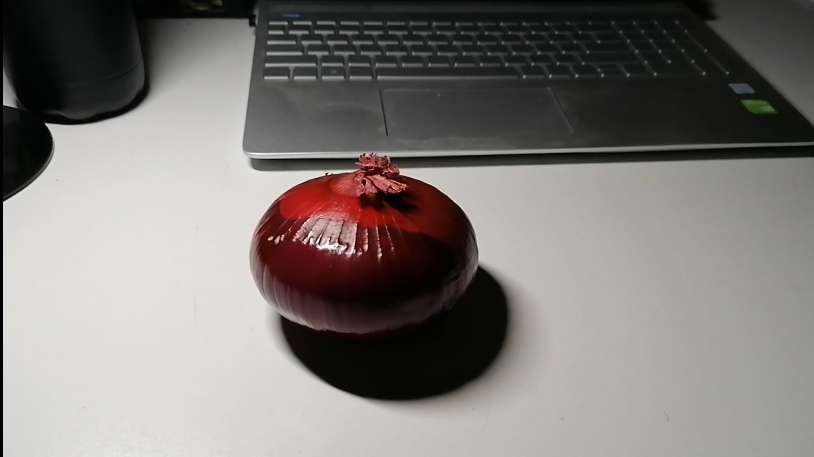
#> input picture CV/Demo/onion.jpg, 1627 x 913 px (shown at 1/2 size)
$ python demo.py   (older library calls are emulated)
#> lines starting #> are read from the running program, lines starting #| are printed output that depends on the picture; after the words box and inside, x2 and y2 are one past the last pixel; in counts of white or black regions, pixels touching at a corner belong together

"""
KUL Computer Vision demo
"""

import numpy as np
from matplotlib import pyplot as plt
import cv2


# [26 lines left out: functions numpy_example, bilateral_filter_example, not called in this run]

def nothing(x):
    pass

# [175 lines left out: functions sliders_HSV, grabbing, sliders_RGB, grabbing, not called in this run]


def sobel():
    # Create a window for showing later on
    cv2.namedWindow('Frame', cv2.WINDOW_NORMAL)
    # Load original image
    frame = cv2.imread("onion.jpg")
#> frame is the input picture: shape (913, 1627, 3); mean B, G, R 120.2, 123.3, 127.5
    # Blur for better results
    frame = cv2.GaussianBlur(frame, (11, 11), 0)
    # We are going to apply the Sobel operator on each channel
    channels = cv2.split(frame)
    # Sobel parameters
    scale = 1
    delta = 0
    ddepth = cv2.CV_16S
    grads = []
    ### OLD
    # for channel in channels:
    #     grad_x = cv2.Sobel(channel, ddepth, 1, 0, ksize=5, scale=scale, delta=delta, borderType=cv2.BORDER_DEFAULT)
    #     # Append the final result together again
    #     grads.append(grad_x)
    # Merge back into one picture
    # frame = cv2.merge(grad)

    gray = cv2.cvtColor(frame, cv2.COLOR_BGR2GRAY)
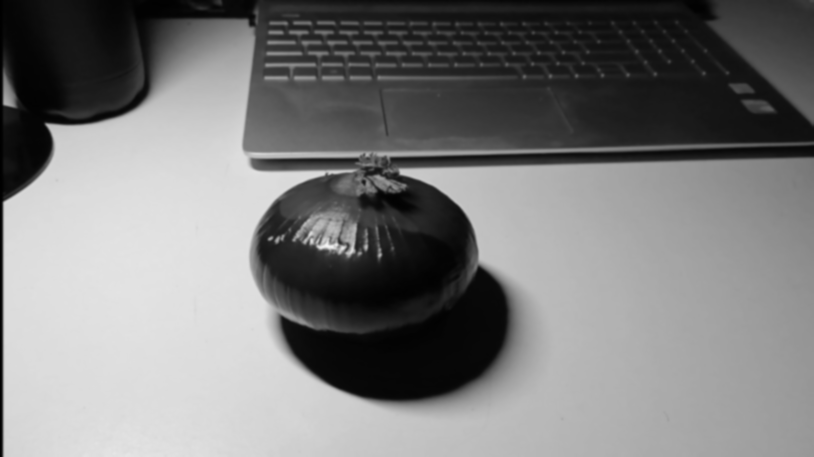
#> gray: shape (913, 1627) (shown at 1/2 size); min 0, max 245, mean 124.2
    grad = cv2.Sobel(gray, ddepth, 1, 0, ksize=3, borderType=cv2.BORDER_DEFAULT)
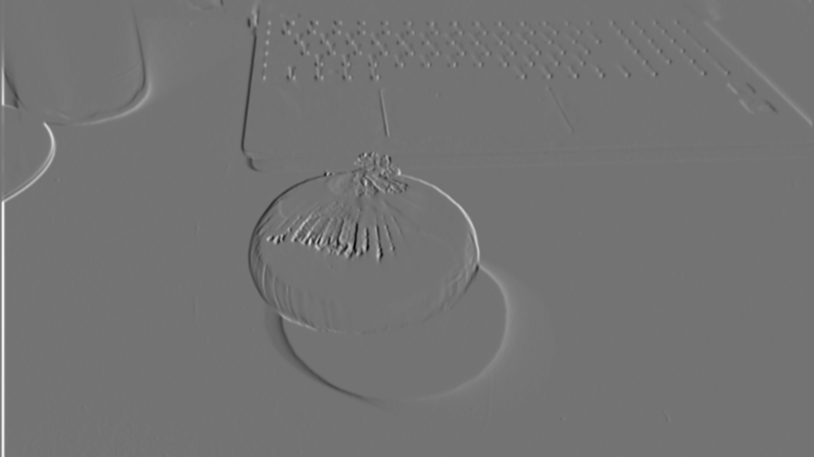
#> grad: shape (913, 1627) int16 (shown at 1/2 size); min -280, max 336, mean 0.6; drawn with min black and max white
    # Convert the scale again
    grad = cv2.convertScaleAbs(grad)
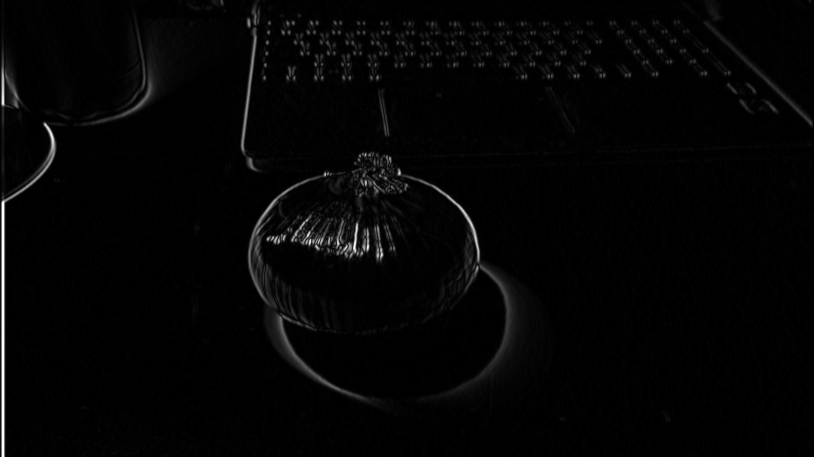
#> grad: shape (913, 1627) (shown at 1/2 size); min 0, max 255, mean 4.6
    # Get the mask of ROI, where we have the Sobel gradients, and inverse mask
    ret, mask = cv2.threshold(grad, 50, 255, cv2.THRESH_BINARY)
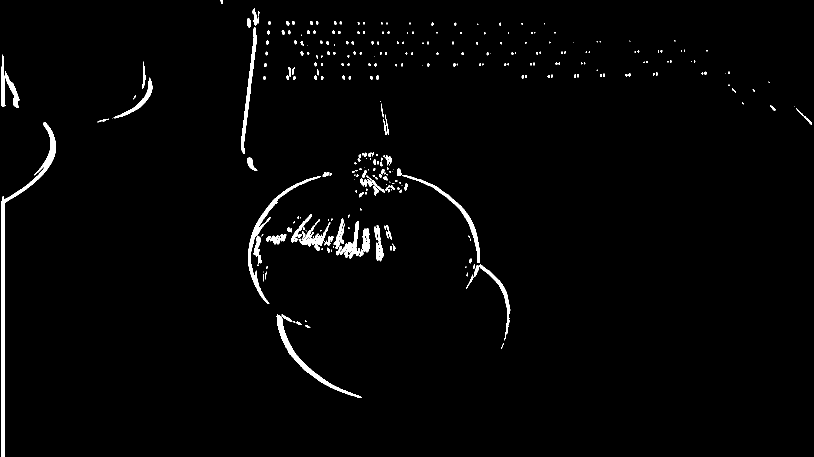
#> mask: shape (913, 1627) (shown at 1/2 size); 1.9% white; 317 white regions (164 under 20 px), largest, box (x1, y1, x2, y2) and area: (2, 244, 112, 913) 5870, (496, 352, 642, 608) 2315, (553, 629, 723, 796) 2074
    inv_mask = cv2.bitwise_not(mask)
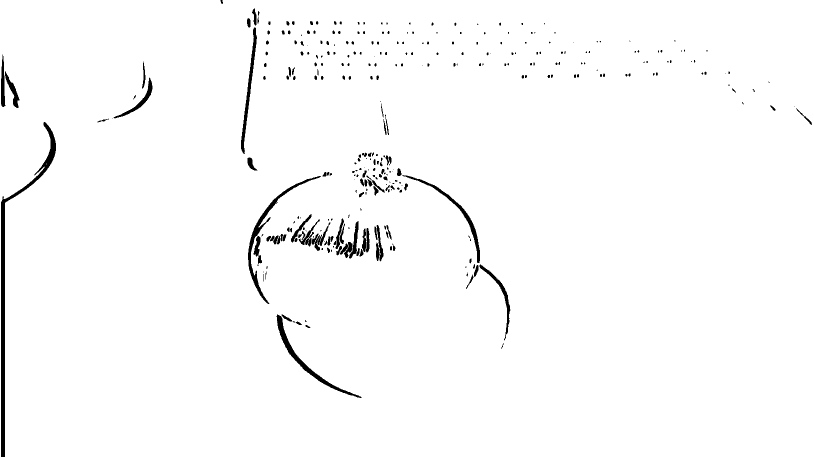
#> inv_mask: shape (913, 1627) (shown at 1/2 size); 98.1% white; 317 black regions (164 under 20 px), largest, box (x1, y1, x2, y2) and area: (2, 244, 112, 913) 5870, (496, 352, 642, 608) 2315, (553, 629, 723, 796) 2074
    # Get the ROI of frame, but black out Sobel
    frame = cv2.bitwise_and(frame, frame, mask=inv_mask)
    # Get the Sobel gradients in blue:
    blue = np.zeros_like(frame)
    blue[:, :, 0] = mask
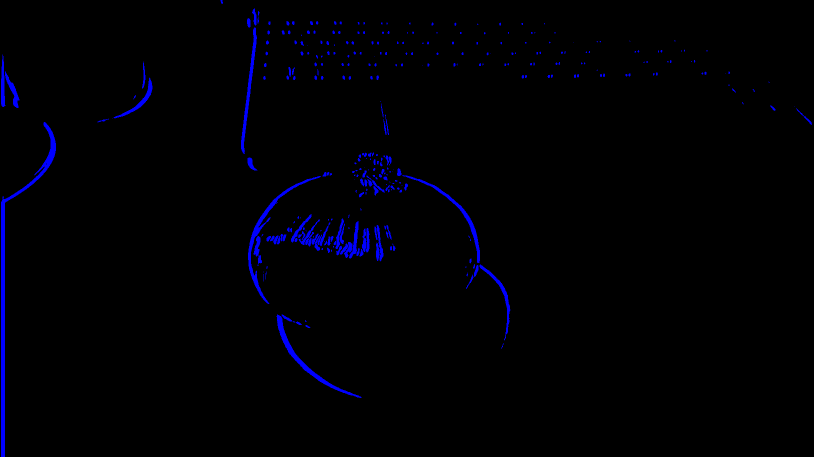
#> blue: shape (913, 1627, 3) (shown at 1/2 size); mean of channels 0, 1, 2 4.9, 0, 0; drawn as B, G, R
    # Add the Sobel derivatives on top of the original image
    frame = cv2.add(frame, blue)
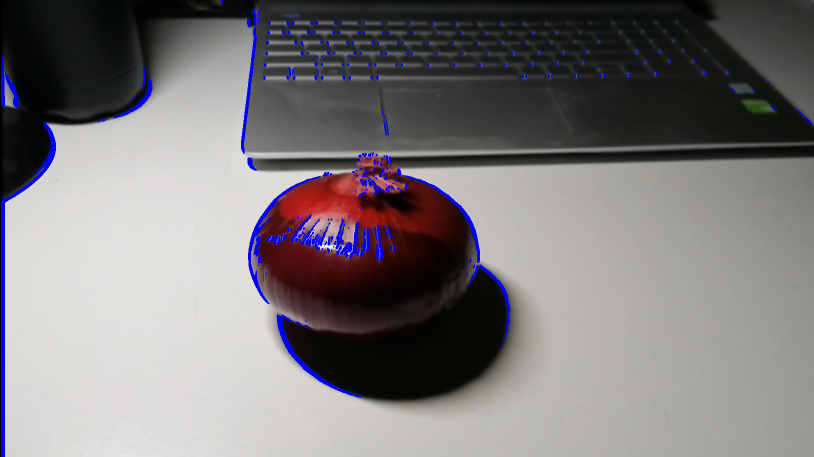
#> frame: shape (913, 1627, 3) (shown at 1/2 size); mean B, G, R 123.2, 121.4, 125.3

    cv2.imshow('Frame', frame)
    cv2.waitKey()


# [188 lines left out: functions hough_circles, template_matching, template_matching_likelihood, features_demo, detecting_dices, not called in this run]

    # [8 lines of commented-out code are left out]
sobel()
# sliders_HSV('dice_frame.png')
# sliders_HSV('frame.png')
# sliders_RGB('frame.png')

$ run again, with CV/Demo/dice_frame.png saved as CV/Demo/onion.jpg
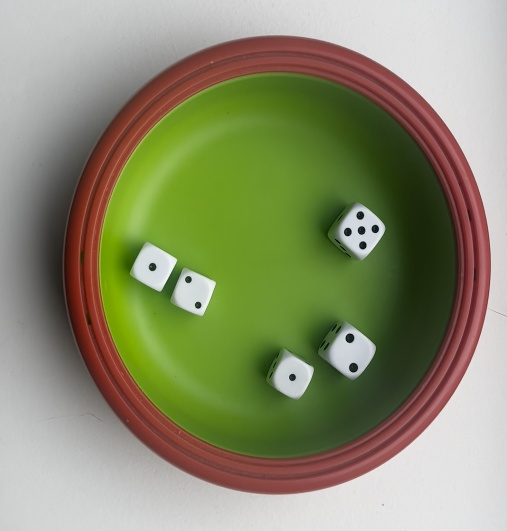
#> input picture CV/Demo/dice_frame.png, 507 x 531 px
#> in sobel, frame is the input picture: shape (531, 507, 3); mean B, G, R 109.1, 141.1, 139
#> in sobel, `ret, mask = cv2.threshold(grad, 50, 255, cv2.THRESH_BINARY)`:
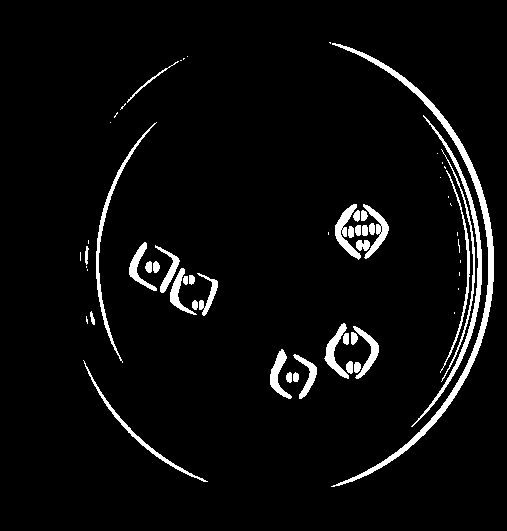
#> mask: shape (531, 507); 4.6% white; 62 white regions (25 under 20 px), largest, box (x1, y1, x2, y2) and area: (331, 43, 494, 487) 3200, (411, 115, 482, 427) 1322, (96, 122, 157, 363) 845
#> in sobel, `frame = cv2.add(frame, blue)`:
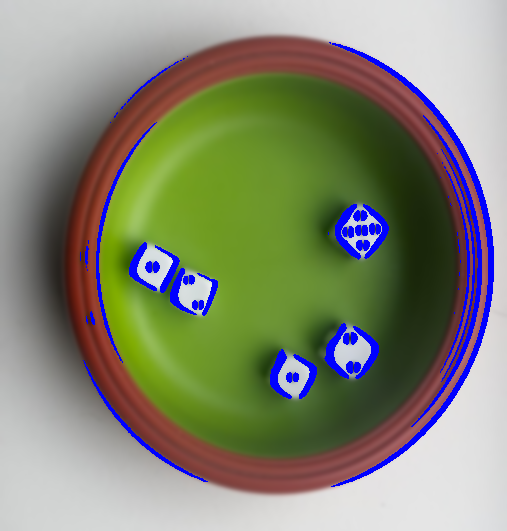
#> frame: shape (531, 507, 3); mean B, G, R 115.5, 135.3, 132.3

$ run again, with CV/Demo/frame.jpg copied over CV/Demo/onion.jpg
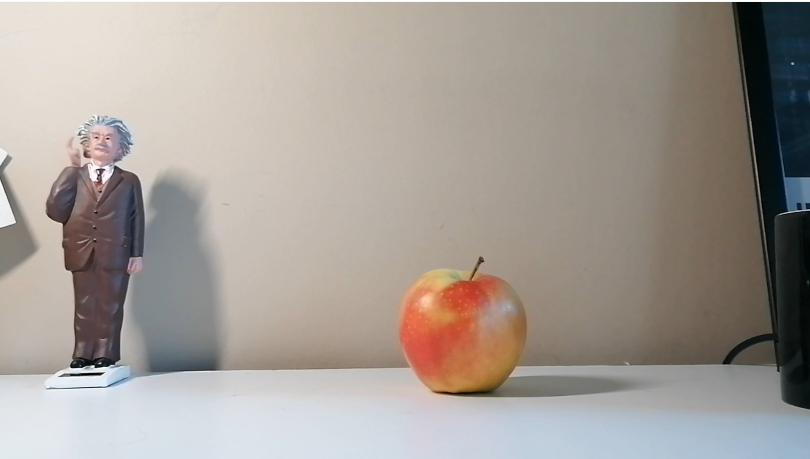
#> input picture CV/Demo/frame.jpg, 1620 x 917 px (shown at 1/2 size)
#> in sobel, frame is the input picture: shape (917, 1620, 3); mean B, G, R 150.5, 157.1, 164.5
#> mask: shape (917, 1620); 1.4% white; 155 white regions (76 under 20 px), largest, box (x1, y1, x2, y2) and area: (1477, 45, 1546, 590) 3473, (1462, 4, 1547, 667) 2796, (88, 334, 136, 542) 1437
#> in sobel, `frame = cv2.add(frame, blue)`:
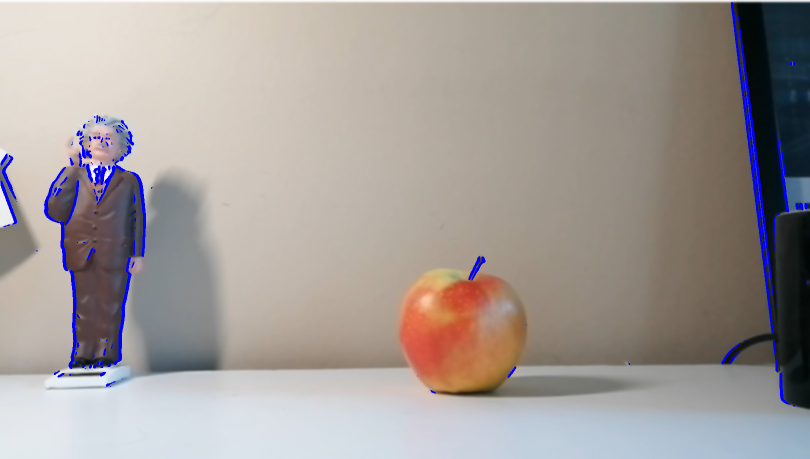
#> frame: shape (917, 1620, 3) (shown at 1/2 size); mean B, G, R 152.6, 155.7, 163
